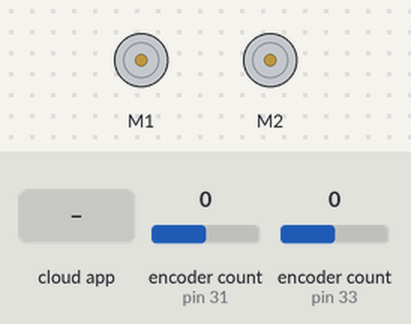
Bench run of a sketch on a simulated Arduino Mega 2560, built with avr-gcc and run on an emulated ATmega2560. Parts: 2 × DC motor (green arrow = forward, orange = backward, longer = faster). The test bench sets the inputs (shaded band); at power-on: encoder count (sensors on pin 31, pin 33) 0. The ROS host is connected and sends only what is stated.

Above: at 1.2 s.
1.3 s: the phone or cloud app sets control_effort to -100
At 2.5 s:
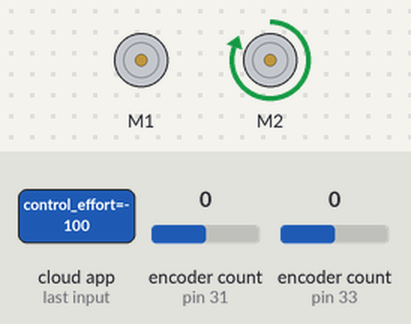
2.8 s: the phone or cloud app sets control_effort to 100
At 3.5 s:
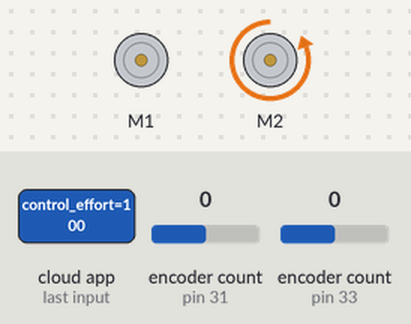
4.3 s: the phone or cloud app sets control_effort to 0
At 5.5 s:
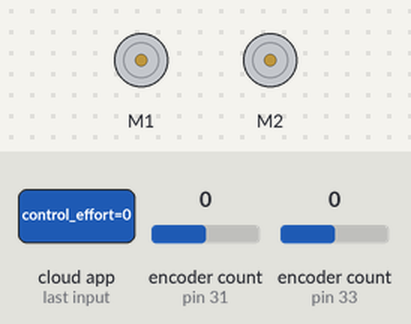
Timing chart, 0 to 7.3 s (numbered marks = the images above; inputs shaded):
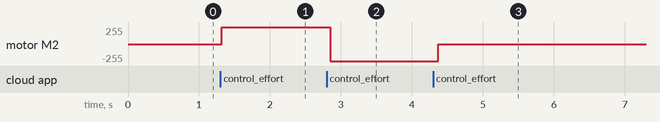

Measured:
- after the input at 1.3 s, motor M2: stopped → forward 255/255 at once
- after the input at 2.8 s, motor M2: forward 255/255 → backward 255/255 after 0.05 s
- after the input at 4.3 s, motor M2: backward 255/255 → stopped after 0.07 s

The sketch:

motor_bridge.ino
```cpp
#include <Encoder.h>
#include <ros.h>
#include <std_msgs/Float64.h>
#include "DualMC33926MotorShield.h"

DualMC33926MotorShield md;

Encoder myEnc1(31, 32);
Encoder myEnc2(33, 34);

const float pi = 3.14159;
float r = 0.075;

ros::NodeHandle  nh;

// Real speed variables
std_msgs::Float64 motor_left_speed;
std_msgs::Float64 motor_right_speed;

// Set speed variables
std_msgs::Float64 motor_left_speed_set;
std_msgs::Float64 motor_right_speed_set;

// Callbacks for motor speed

void set_left_speed( const std_msgs::Float64& motor_left_speed_set){
  // Left motor
  md.setM2Speed(map(motor_left_speed_set.data, -1, 1, -400,400));
}

void set_right_speed( const std_msgs::Float64& motor_right_speed_set){
  // Right motor
  md.setM1Speed(map(motor_right_speed_set.data, -1, 1, -400,400));
}


// Real velocity publishers
ros::Publisher motor_left("/left_motor/state", &motor_left_speed);
ros::Publisher motor_right("/right_motor/state", &motor_right_speed);

// Velocity subscribers
ros::Subscriber<std_msgs::Float64> motor_left_controller("/left_motor/control_effort", &set_left_speed );
ros::Subscriber<std_msgs::Float64> motor_right_controller("/right_motor/control_effort", &set_right_speed);

long oldPosition1  = -999, oldPosition2  = -999;
float rads1 = 0.0, rads2 = 0.0;
long newPosition1, newPosition2;


void setup()
{
  md.init();
  // Right motor
  md.setM1Speed(0);
  // Left motor
  md.setM2Speed(0);
  nh.initNode();
  nh.advertise(motor_left);
  nh.advertise(motor_right);
  nh.subscribe(motor_left_controller);
  nh.subscribe(motor_right_controller);
}

void loop()
{
  // Right motor speed
  newPosition1 = myEnc1.read();
  if (newPosition1 != oldPosition1) {
    rads1 = abs(oldPosition1-newPosition1)*(pi/100.0);
    rads1 = rads1*r;
    oldPosition1 = newPosition1;
  }else{
    rads1=0;
  }
  motor_right_speed.data = rads1;

  // LEft motor speed
  newPosition2 = myEnc2.read();
  if (newPosition2 != oldPosition2) {
    rads2 = abs(oldPosition2-newPosition2)*(pi/100.0);
    rads2 = rads2*r;
    oldPosition2 = newPosition2;
  }else{
    rads2=0;
  }
  motor_left_speed.data = rads2;


  motor_left.publish(&motor_left_speed);
  motor_right.publish(&motor_right_speed);

  /*
  str_msg.data = hello;
  chatter.publish( &str_msg );

  */
  nh.spinOnce();
  delay(100);
}
```
